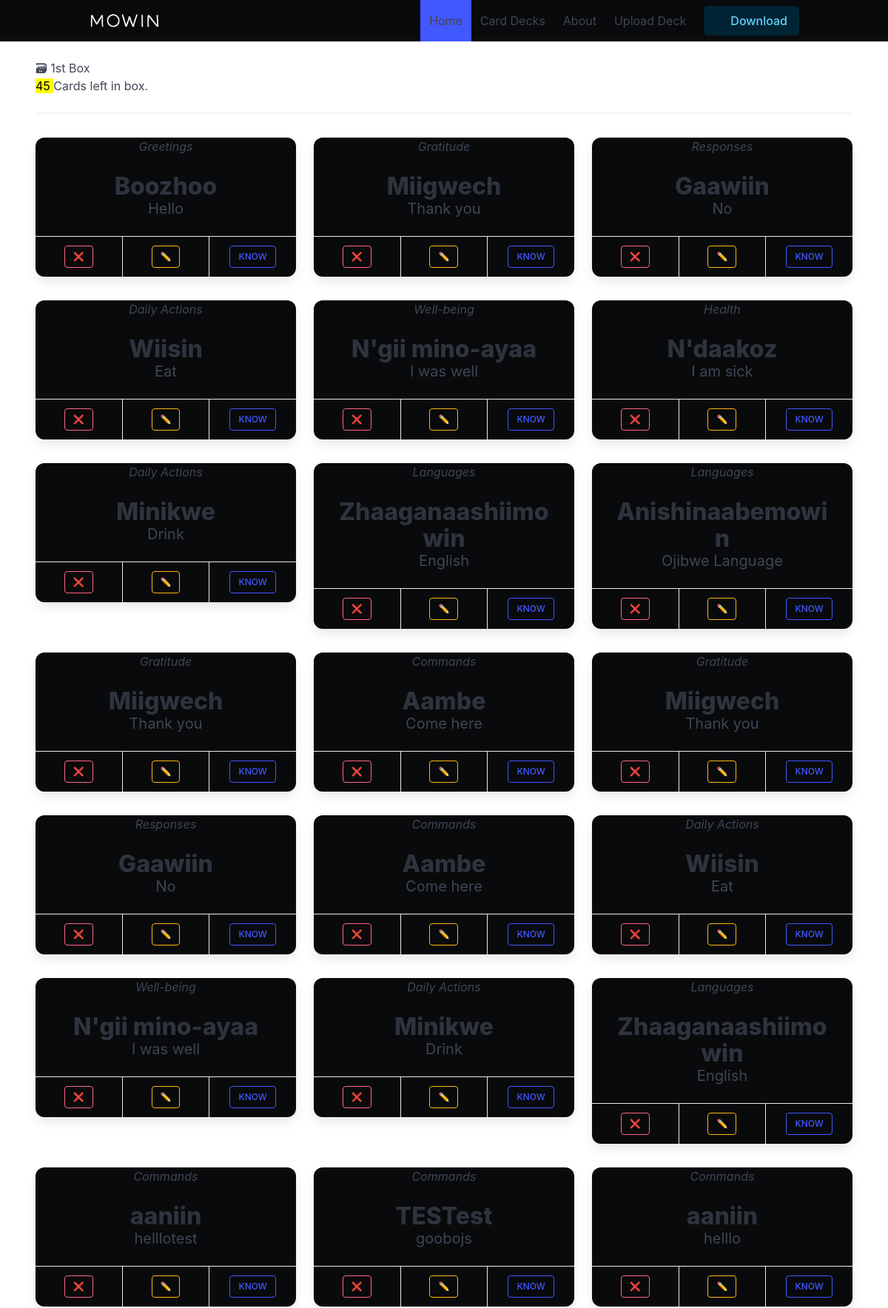
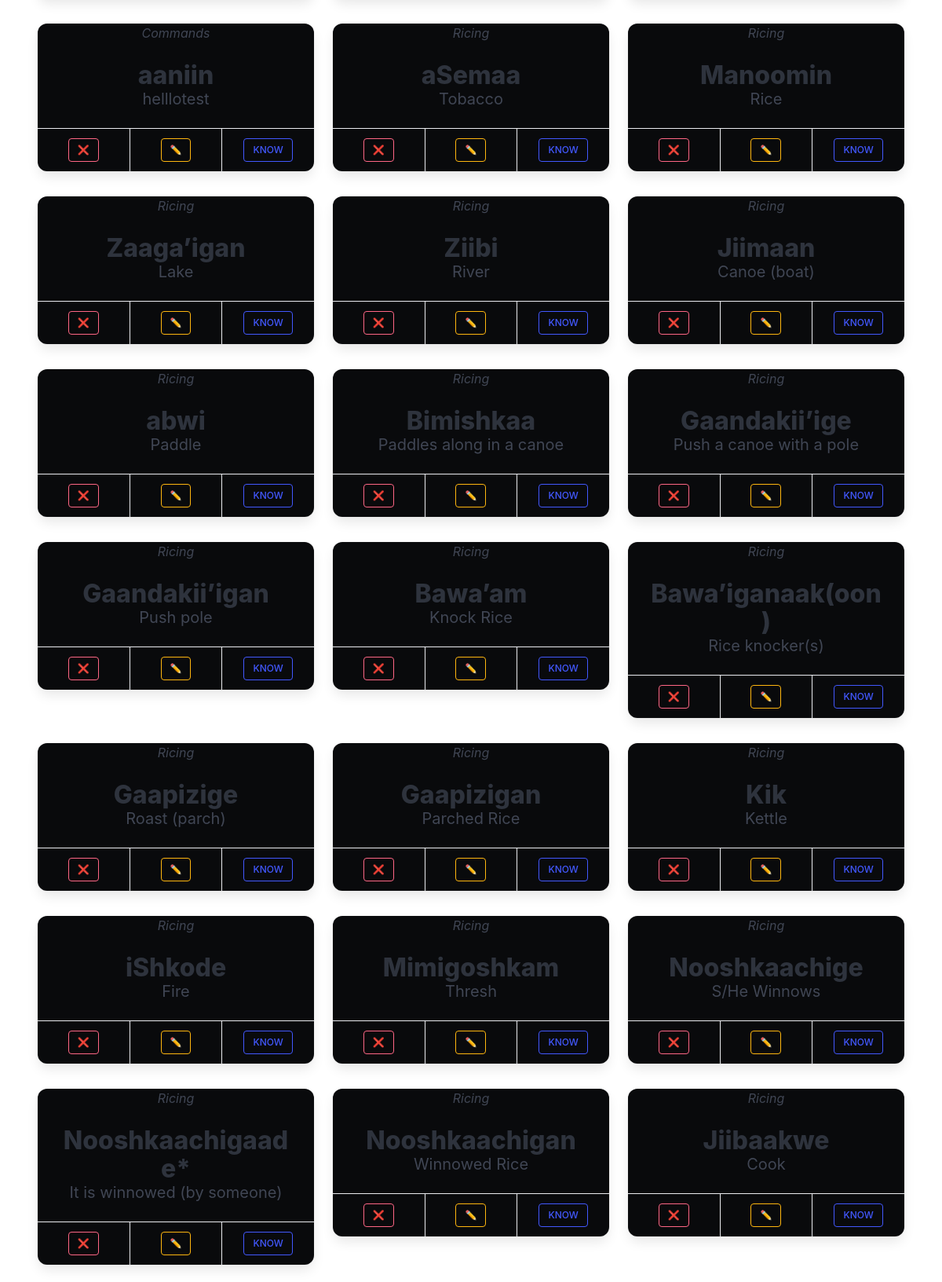
Screenshot of /box/1 (upper part) with the database file from the repository (2 pictures, top to bottom).
### cards/models.py (models this page shows, shortened)
class Card(models.Model):
    anishinaabemowin = models.CharField(max_length=100)
    english = models.CharField(max_length=100)
    subject = models.CharField(max_length=100)
    box = models.IntegerField(
        choices=zip(BOXES, BOXES),
        default=BOXES[0],
    )
    date_created = models.DateTimeField(auto_now_add=True)

### cards/views.py (the view, shortened to what this page needs)
# urls.py: path("box/<int:box_num>", BoxView.as_view(), name="box"),
class BoxView(CardListView):
    template_name = "cards/box.html"
    form_class = CardCheckForm
    def get_queryset(self):
        return Card.objects.filter(box=self.kwargs["box_num"])
    def get_context_data(self, **kwargs):
        context = super().get_context_data(**kwargs)
        context["box_number"] = self.kwargs["box_num"]
        if self.object_list:
            context["check_card"]= random.choice(self.object_list)
        return context

### cards/templatetags/cards_tags.py (called while the page is built)
@register.inclusion_tag("cards/box_links.html")
def boxes_as_links():
    boxes = []
    for box_num in BOXES:
        card_count = Card.objects.filter(box=box_num).count()
        boxes.append({
            "number": box_num,
            "card_count": card_count,
        })
    return {"boxes": boxes}

### cards/templates/cards/box.html
{% extends "cards/base.html" %}
{% load humanize %}
{% block content %}
    <h2>🗃 {{ box_number | ordinal }} Box</h2>
    <mark>{{ object_list | length }} </mark> Card{{ object_list | pluralize }} left in box.
    <hr>
    {% if check_card %}
        {% include "cards/card.html" with card=check_card %}
    {% endif %}
{% endblock content %}

### cards/templates/cards/card.html
<div class="columns is-multiline">
    {% for card in card_list %}
    <div class="column is-one-third">
        <div class="card has-background-black">
            <div class="header">
                <p style="font-style: italic;" class="has-text-centered mt-2">{{card.subject}}</p>
            </div>
            <div class="card-content">
                <p class="title has-text-centered">
                    {{card.anishinaabemowin}}
                </p>
                <p class="subtitle has-text-centered">{{card.english}}</p>
            </div>
            <footer class="card-footer">
                <p class="card-footer-item">
                    <a href="{% url 'card-update' card.id %}" class="button is-danger is-outlined is-small">
                        <span>❌</span>
                    </a>
                </p>
                <p class="card-footer-item">
                    <a href="{% url 'card-update' card.id %}" class="button is-warning is-outlined is-small">
                        <span>✏️ </span>
                    </a>
                </p>
                <p class="card-footer-item">
                    <a href="{% url 'card-update' card.id %}" class="button is-link is-outlined is-small">
                        <span>KNOW</span>
                    </a>
                </p>
            </footer>
        </div>
    </div>
    {% endfor %}
</div>

### rows the page displays
Card: subject "Greetings", anishinaabemowin "Boozhoo", english "Hello"
Card: subject "Gratitude", anishinaabemowin "Miigwech", english "Thank you"
Card: subject "Responses", anishinaabemowin "Gaawiin", english "No"
Card: subject "Daily Actions", anishinaabemowin "Wiisin", english "Eat"
Card: subject "Well-being", anishinaabemowin "N'gii mino-ayaa", english "I was well"
Card: subject "Health", anishinaabemowin "N'daakoz", english "I am sick"
Card: subject "Daily Actions", anishinaabemowin "Minikwe", english "Drink"
Card: subject "Languages", anishinaabemowin "Zhaaganaashiimowin", english "English"
Card: subject "Languages", anishinaabemowin "Anishinaabemowin", english "Ojibwe Language"
Card: subject "Gratitude", anishinaabemowin "Miigwech", english "Thank you"
Card: subject "Commands", anishinaabemowin "Aambe", english "Come here"
Card: subject "Gratitude", anishinaabemowin "Miigwech", english "Thank you"
Card: subject "Responses", anishinaabemowin "Gaawiin", english "No"
Card: subject "Commands", anishinaabemowin "Aambe", english "Come here"
Card: subject "Daily Actions", anishinaabemowin "Wiisin", english "Eat"
Card: subject "Well-being", anishinaabemowin "N'gii mino-ayaa", english "I was well"
Card: subject "Daily Actions", anishinaabemowin "Minikwe", english "Drink"
Card: subject "Languages", anishinaabemowin "Zhaaganaashiimowin", english "English"
Card: subject "Commands", anishinaabemowin "aaniin", english "helllotest"
Card: subject "Commands", anishinaabemowin "TESTest", english "goobojs"
Card: subject "Commands", anishinaabemowin "aaniin", english "helllo"
Card: subject "Commands", anishinaabemowin "aaniin", english "helllotest"
Card: subject "Ricing", anishinaabemowin "aSemaa", english "Tobacco"
Card: subject "Ricing", anishinaabemowin "Manoomin", english "Rice"
Card: subject "Ricing", anishinaabemowin "Zaaga’igan", english "Lake"
Card: subject "Ricing", anishinaabemowin "Ziibi", english "River"
Card: subject "Ricing", anishinaabemowin "Jiimaan", english "Canoe (boat)"
Card: subject "Ricing", anishinaabemowin "abwi", english "Paddle"
Card: subject "Ricing", anishinaabemowin "Bimishkaa", english "Paddles along in a canoe"
Card: subject "Ricing", anishinaabemowin "Gaandakii’ige", english "Push a canoe with a pole"
Card: subject "Ricing", anishinaabemowin "Gaandakii’igan", english "Push pole"
Card: subject "Ricing", anishinaabemowin "Bawa’am", english "Knock Rice"
Card: subject "Ricing", anishinaabemowin "Bawa’iganaak(oon)", english "Rice knocker(s)"
Card: subject "Ricing", anishinaabemowin "Gaapizige", english "Roast (parch)"
Card: subject "Ricing", anishinaabemowin "Gaapizigan", english "Parched Rice"
Card: subject "Ricing", anishinaabemowin "Kik", english "Kettle"
Card: subject "Ricing", anishinaabemowin "iShkode", english "Fire"
Card: subject "Ricing", anishinaabemowin "Mimigoshkam", english "Thresh"
Card: subject "Ricing", anishinaabemowin "Nooshkaachige", english "S/He Winnows"
Card: subject "Ricing", anishinaabemowin "Nooshkaachigaade*", english "It is winnowed (by someone)"
Card: subject "Ricing", anishinaabemowin "Nooshkaachigan", english "Winnowed Rice"
Card: subject "Ricing", anishinaabemowin "Jiibaakwe", english "Cook"

### other values shown
{{ box_number | ordinal }} "1st"
{{ object_list | length }} "45"
{{ object_list | pluralize }} "s"
